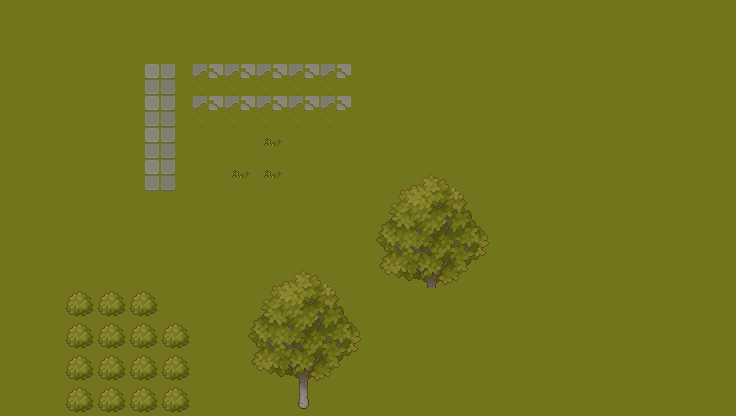

A level layout from a 2D game, rendered from its tile map. Below: a short description, then the map file with its tile-grid data intact:
An orthogonal 23x13 tile map with 32x32 px tiles, 4 tile layers (ground, decoration, entity, decorationBehindEntity), 2 tilesets and 2 objects (spawnpoint).

<map version="1.10" tiledversion="1.11.1" orientation="orthogonal" renderorder="right-down" width="23" height="13" tilewidth="32" tileheight="32" infinite="0" nextlayerid="9" nextobjectid="69">
 <tileset firstgid="1" source="../../TX Tileset Grass.tsx" />
 <tileset firstgid="65" source="../../TX Plant.tsx" />
 <layer id="1" name="ground" width="23" height="13">
  <data encoding="csv">
1,1,1,1,1,1,1,1,1,1,1,1,1,1,1,1,1,1,1,1,1,1,1,
1,1,1,1,1,1,1,1,1,1,1,1,1,1,1,1,1,1,1,1,1,1,1,
1,1,1,1,1,1,1,1,1,1,1,1,1,1,1,1,1,1,1,1,1,1,1,
1,1,1,1,1,1,1,1,1,1,1,1,1,1,1,1,1,1,1,1,1,1,1,
1,1,1,1,1,1,1,1,1,1,1,1,1,1,1,1,1,1,1,1,1,1,1,
1,1,1,1,1,1,1,1,1,1,1,1,1,1,1,1,1,1,1,1,1,1,1,
1,1,1,1,1,1,1,1,1,1,1,1,1,1,1,1,1,1,1,1,1,1,1,
1,1,1,1,1,1,1,1,1,1,1,1,1,1,1,1,1,1,1,1,1,1,1,
1,1,1,1,1,1,1,1,1,1,1,1,1,1,1,1,1,1,1,1,1,1,1,
1,1,1,1,1,1,1,1,1,1,1,1,1,1,1,1,1,1,1,1,1,1,1,
1,1,1,1,1,1,1,1,1,1,1,1,1,1,1,1,1,1,1,1,1,1,1,
1,1,1,1,1,1,1,1,1,1,1,1,1,1,1,1,1,1,1,1,1,1,1,
1,1,1,1,1,1,1,1,1,1,1,1,1,1,1,1,1,1,1,1,1,1,1
</data>
 </layer>
 <group id="6" name="zone" offsetx="2" offsety="8">
  <objectgroup id="8" name="spawns">
   <object id="58" name="spawnpoint" x="183.333" y="254.667">
    <point />
   </object>
  </objectgroup>
  <objectgroup id="7" name="doors">
   <object id="67" x="358" y="367.333" width="79.3333" height="34.6667">
    <properties>
     <property name="facing" propertytype="FacingDirection" value="SOUTH" />
     <property name="toDoorId" type="int" value="12" />
     <property name="toRoomName" value="untitled" />
    </properties>
   </object>
  </objectgroup>
 </group>
 <layer id="2" name="decoration" width="23" height="13">
  <data encoding="csv">
0,0,0,0,0,0,0,0,0,0,0,0,0,0,0,0,0,0,0,0,0,0,0,
0,0,0,0,0,0,0,0,0,0,0,0,0,0,0,0,0,0,0,0,0,0,0,
0,0,0,0,35,36,48,48,48,48,48,0,0,0,0,0,0,0,0,0,0,0,0,
0,0,0,0,35,36,48,48,48,48,48,0,0,0,0,0,0,0,0,0,0,0,0,
0,0,0,0,35,36,0,0,257,0,0,0,0,0,0,0,0,0,0,0,0,0,0,
0,0,0,0,35,36,0,257,257,0,0,65,66,67,68,69,0,0,0,0,0,0,0,
0,0,0,0,0,0,151,185,0,0,0,81,82,83,84,85,0,0,0,0,0,0,0,
0,0,0,0,0,0,185,185,185,0,0,97,98,99,100,101,0,0,0,0,0,0,0,
0,0,0,0,0,0,183,65,66,67,68,113,114,115,116,117,0,0,0,0,0,0,0,
0,0,164,164,164,185,0,81,82,83,84,85,85,237,0,0,0,0,0,0,0,0,0,
0,0,164,164,164,164,0,97,98,99,100,101,185,0,0,0,0,0,0,0,0,0,0,
0,0,164,164,164,164,0,113,114,115,116,117,117,0,0,0,0,0,0,0,0,0,0,
0,0,164,164,164,164,0,129,130,131,132,133,133,0,0,0,0,0,0,0,0,0,0
</data>
 </layer>
 <layer id="3" name="entity" width="23" height="13">
  <data encoding="csv">
0,0,0,0,0,0,0,0,0,0,0,0,0,0,0,0,0,0,0,0,0,0,0,
0,0,0,0,0,0,0,0,0,0,0,0,0,0,0,0,0,0,0,0,0,0,0,
0,0,0,0,0,0,0,0,0,0,0,0,0,0,0,0,0,0,0,0,0,0,0,
0,0,0,0,0,0,0,0,0,0,0,0,0,0,0,0,0,0,0,0,0,0,0,
0,0,0,0,0,0,0,0,0,0,0,0,0,0,0,0,0,0,0,0,0,0,0,
0,0,0,0,0,0,0,0,0,0,0,0,0,0,0,0,0,0,0,0,0,0,0,
0,0,0,0,0,0,0,0,0,0,0,0,0,0,0,0,0,0,0,0,0,0,0,
0,0,0,0,0,0,0,0,0,0,0,0,0,0,0,0,0,0,0,0,0,0,0,
0,0,0,0,0,0,0,0,0,0,0,0,0,0,0,0,0,0,0,0,0,0,0,
0,0,0,0,0,0,0,0,0,0,0,0,0,0,0,0,0,0,0,0,0,0,0,
0,0,0,0,0,0,0,0,0,0,0,0,0,0,0,0,0,0,0,0,0,0,0,
0,0,0,0,0,0,0,0,0,0,0,0,0,0,0,0,0,0,0,0,0,0,0,
0,0,0,0,0,0,0,0,0,0,0,0,0,0,0,0,0,0,0,0,0,0,0
</data>
 </layer>
 <layer id="4" name="decorationBehindEntity" width="23" height="13">
  <data encoding="csv">
0,0,0,0,0,0,0,0,0,0,0,0,0,0,0,0,0,0,0,0,0,0,0,
0,0,0,0,0,0,0,0,0,0,0,0,0,0,0,0,0,0,0,0,0,0,0,
0,0,0,0,0,0,0,0,0,0,0,0,0,0,0,0,0,0,0,0,0,0,0,
0,0,0,0,0,0,0,0,0,0,0,0,0,0,0,0,0,0,0,0,0,0,0,
0,0,0,0,0,0,0,0,0,0,0,0,0,0,0,0,0,0,0,0,0,0,0,
0,0,0,0,0,0,0,0,0,0,0,0,0,0,0,0,0,0,0,0,0,0,0,
0,0,0,0,0,0,0,0,0,0,0,0,0,0,0,0,0,0,0,0,0,0,0,
0,0,0,0,0,0,0,0,0,0,0,0,0,0,0,0,0,0,0,0,0,0,0,
0,0,0,0,0,0,0,0,0,0,0,0,0,0,0,0,0,0,0,0,0,0,0,
0,0,0,0,0,0,0,0,0,0,0,0,0,0,0,0,0,0,0,0,0,0,0,
0,0,0,0,0,0,0,0,0,0,0,0,0,0,0,0,0,0,0,0,0,0,0,
0,0,0,0,0,0,0,0,0,0,0,0,0,0,0,0,0,0,0,0,0,0,0,
0,0,0,0,0,0,0,0,0,0,0,0,0,0,0,0,0,0,0,0,0,0,0
</data>
 </layer>
</map>
